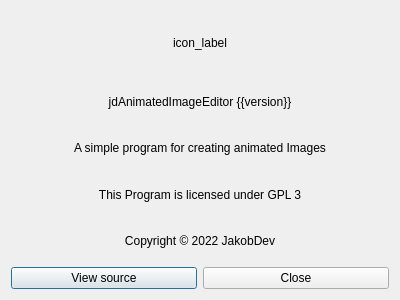
<?xml version="1.0" encoding="UTF-8"?>
<ui version="4.0">
 <class>AboutDialog</class>
 <widget class="QDialog" name="AboutDialog">
  <property name="geometry">
   <rect>
    <x>0</x>
    <y>0</y>
    <width>400</width>
    <height>300</height>
   </rect>
  </property>
  <property name="windowTitle">
   <string>About</string>
  </property>
  <layout class="QVBoxLayout" name="verticalLayout">
   <item>
    <widget class="QLabel" name="icon_label">
     <property name="sizePolicy">
      <sizepolicy hsizetype="Preferred" vsizetype="Preferred">
       <horstretch>0</horstretch>
       <verstretch>0</verstretch>
      </sizepolicy>
     </property>
     <property name="minimumSize">
      <size>
       <width>64</width>
       <height>64</height>
      </size>
     </property>
     <property name="text">
      <string notr="true">icon_label</string>
     </property>
     <property name="alignment">
      <set>Qt::AlignCenter</set>
     </property>
    </widget>
   </item>
   <item>
    <widget class="QLabel" name="version_label">
     <property name="text">
      <string notr="true">jdAnimatedImageEditor {{version}}</string>
     </property>
     <property name="alignment">
      <set>Qt::AlignCenter</set>
     </property>
    </widget>
   </item>
   <item>
    <widget class="QLabel" name="label">
     <property name="text">
      <string>A simple program for creating animated Images</string>
     </property>
     <property name="alignment">
      <set>Qt::AlignCenter</set>
     </property>
    </widget>
   </item>
   <item>
    <widget class="QLabel" name="label_2">
     <property name="text">
      <string>This Program is licensed under GPL 3</string>
     </property>
     <property name="alignment">
      <set>Qt::AlignCenter</set>
     </property>
    </widget>
   </item>
   <item>
    <widget class="QLabel" name="label_3">
     <property name="text">
      <string notr="true">Copyright © 2022 JakobDev</string>
     </property>
     <property name="alignment">
      <set>Qt::AlignCenter</set>
     </property>
    </widget>
   </item>
   <item>
    <layout class="QHBoxLayout" name="horizontalLayout">
     <item>
      <widget class="QPushButton" name="view_source_button">
       <property name="text">
        <string>View source</string>
       </property>
      </widget>
     </item>
     <item>
      <widget class="QPushButton" name="close_button">
       <property name="text">
        <string>Close</string>
       </property>
      </widget>
     </item>
    </layout>
   </item>
  </layout>
 </widget>
 <resources/>
 <connections/>
</ui>
